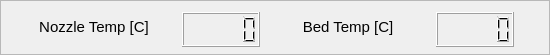
        <widget class="QFrame" name="frame_15">
         <property name="minimumSize">
          <size>
           <width>550</width>
           <height>55</height>
          </size>
         </property>
         <property name="maximumSize">
          <size>
           <width>800</width>
           <height>55</height>
          </size>
         </property>
         <property name="frameShape">
          <enum>QFrame::StyledPanel</enum>
         </property>
         <property name="frameShadow">
          <enum>QFrame::Raised</enum>
         </property>
         <layout class="QHBoxLayout" name="horizontalLayout_7">
          <item>
           <widget class="QLabel" name="l19_5">
            <property name="minimumSize">
             <size>
              <width>120</width>
              <height>30</height>
             </size>
            </property>
            <property name="maximumSize">
             <size>
              <width>120</width>
              <height>30</height>
             </size>
            </property>
            <property name="font">
             <font>
              <pointsize>11</pointsize>
             </font>
            </property>
            <property name="text">
             <string>Nozzle Temp [C]</string>
            </property>
            <property name="alignment">
             <set>Qt::AlignCenter</set>
            </property>
           </widget>
          </item>
          <item>
           <widget class="QLCDNumber" name="Nozz_LCD">
            <property name="minimumSize">
             <size>
              <width>78</width>
              <height>35</height>
             </size>
            </property>
            <property name="maximumSize">
             <size>
              <width>78</width>
              <height>35</height>
             </size>
            </property>
            <property name="font">
             <font>
              <pointsize>8</pointsize>
             </font>
            </property>
            <property name="focusPolicy">
             <enum>Qt::NoFocus</enum>
            </property>
            <property name="frameShape">
             <enum>QFrame::Box</enum>
            </property>
            <property name="lineWidth">
             <number>1</number>
            </property>
            <property name="smallDecimalPoint">
             <bool>false</bool>
            </property>
            <property name="value" stdset="0">
             <double>0.000000000000000</double>
            </property>
           </widget>
          </item>
          <item>
           <widget class="QLabel" name="l19_6">
            <property name="minimumSize">
             <size>
              <width>120</width>
              <height>30</height>
             </size>
            </property>
            <property name="maximumSize">
             <size>
              <width>120</width>
              <height>30</height>
             </size>
            </property>
            <property name="font">
             <font>
              <pointsize>11</pointsize>
             </font>
            </property>
            <property name="text">
             <string>Bed Temp [C]</string>
            </property>
            <property name="alignment">
             <set>Qt::AlignCenter</set>
            </property>
           </widget>
          </item>
          <item>
           <widget class="QLCDNumber" name="Bed_LCD">
            <property name="minimumSize">
             <size>
              <width>78</width>
              <height>35</height>
             </size>
            </property>
            <property name="maximumSize">
             <size>
              <width>78</width>
              <height>35</height>
             </size>
            </property>
           </widget>
          </item>
         </layout>
        </widget>
